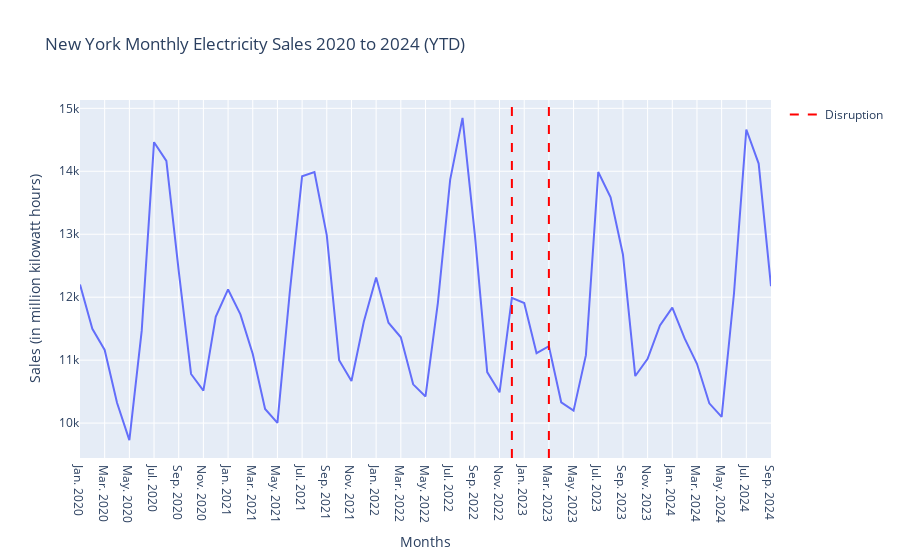

Write notebook code for a chart like this one.
### Code cell
# Create an interactive line plot using Plotly Express
fig = px.line(ny_data, x='month', y='sales', 
              title='New York Monthly Electricity Sales 2020 to 2024 (YTD)', 
              labels={'month': 'Month', 'sales': 'Sales (in million kilowatt hours)'})

# Update our x axis
fig.update_layout(
    xaxis_tickformat='%b. %Y',  #Change format
    xaxis_title='Months',
    yaxis_title='Sales (in million kilowatt hours)'
)
line_month = ny_data['month'].iloc[35] 
fig.add_vline(x=line_month, 
              line=dict(color='red', dash='dash'))
line_month2 = ny_data['month'].iloc[38] 
fig.add_vline(x=line_month2, 
              line=dict(color='red', dash='dash'))


fig.add_trace(
    go.Scatter(x=[None], y=[None], mode='lines', 
               line=dict(color='red', dash='dash'),
               name='Disruption', showlegend=True)
)

# Show the plot
fig.show()

### Figure 1 — Plotly figure (JSON) as saved in the notebook; plotly's stock layout.template omitted (floating-point values rounded to 4 significant figures)
{"data": [{"hovertemplate": "Month=%{x}<br>Sales (in million kilowatt hours)=%{y}<extra></extra>", "legendgroup": "", "line": {"color": "#636efa", "dash": "solid"}, "marker": {"symbol": "circle"}, "mode": "lines", "name": "", "orientation": "v", "showlegend": false, "type": "scatter", "x": ["Jan. 2020", "Feb. 2020", "Mar. 2020", "Apr. 2020", "May. 2020", "Jun. 2020", "Jul. 2020", "Aug. 2020", "Sep. 2020", "Oct. 2020", "Nov. 2020", "Dec. 2020", "Jan. 2021", "Feb. 2021", "Mar. 2021", "Apr. 2021", "May. 2021", "Jun. 2021", "Jul. 2021", "Aug. 2021", "Sep. 2021", "Oct. 2021", "Nov. 2021", "Dec. 2021", "Jan. 2022", "Feb. 2022", "Mar. 2022", "Apr. 2022", "May. 2022", "Jun. 2022", "Jul. 2022", "Aug. 2022", "Sep. 2022", "Oct. 2022", "Nov. 2022", "Dec. 2022", "Jan. 2023", "Feb. 2023", "Mar. 2023", "Apr. 2023", "May. 2023", "Jun. 2023", "Jul. 2023", "Aug. 2023", "Sep. 2023", "Oct. 2023", "Nov. 2023", "Dec. 2023", "Jan. 2024", "Feb. 2024", "Mar. 2024", "Apr. 2024", "May. 2024", "Jun. 2024", "Jul. 2024", "Aug. 2024", "Sep. 2024"], "xaxis": "x", "y": [12200.0, 11500.0, 11160.0, 10320.0, 9730.0, 11460.0, 14460.0, 14160.0, 12420.0, 10780.0, 10520.0, 11690.0, 12120.0, 11730.0, 11100.0, 10230.0, 10000.0, 12080.0, 13920.0, 13990.0, 12980.0, 11000.0, 10670.0, 11610.0, 12310.0, 11590.0, 11360.0, 10620.0, 10420.0, 11910.0, 13870.0, 14850.0, 12990.0, 10810.0, 10490.0, 11990.0, 11910.0, 11110.0, 11220.0, 10330.0, 10200.0, 11080.0, 13990.0, 13590.0, 12680.0, 10750.0, 11020.0, 11550.0, 11830.0, 11340.0, 10940.0, 10310.0, 10100.0, 12060.0, 14660.0, 14120.0, 12170.0], "yaxis": "y"}, {"line": {"color": "red", "dash": "dash"}, "mode": "lines", "name": "Disruption", "showlegend": true, "type": "scatter", "x": [null], "y": [null]}], "layout": {"autosize": true, "legend": {"tracegroupgap": 0}, "shapes": [{"line": {"color": "red", "dash": "dash"}, "type": "line", "x0": "Dec. 2022", "x1": "Dec. 2022", "xref": "x", "y0": 0, "y1": 1, "yref": "y domain"}, {"line": {"color": "red", "dash": "dash"}, "type": "line", "x0": "Mar. 2023", "x1": "Mar. 2023", "xref": "x", "y0": 0, "y1": 1, "yref": "y domain"}], "title": {"text": "New York Monthly Electricity Sales 2020 to 2024 (YTD)"}, "xaxis": {"anchor": "y", "autorange": true, "domain": [0, 1], "range": [0, 56], "tickformat": "%b. %Y", "title": {"text": "Months"}, "type": "category"}, "yaxis": {"anchor": "x", "autorange": true, "domain": [0, 1], "range": [9446.0, 15130.0], "title": {"text": "Sales (in million kilowatt hours)"}, "type": "linear"}}}
